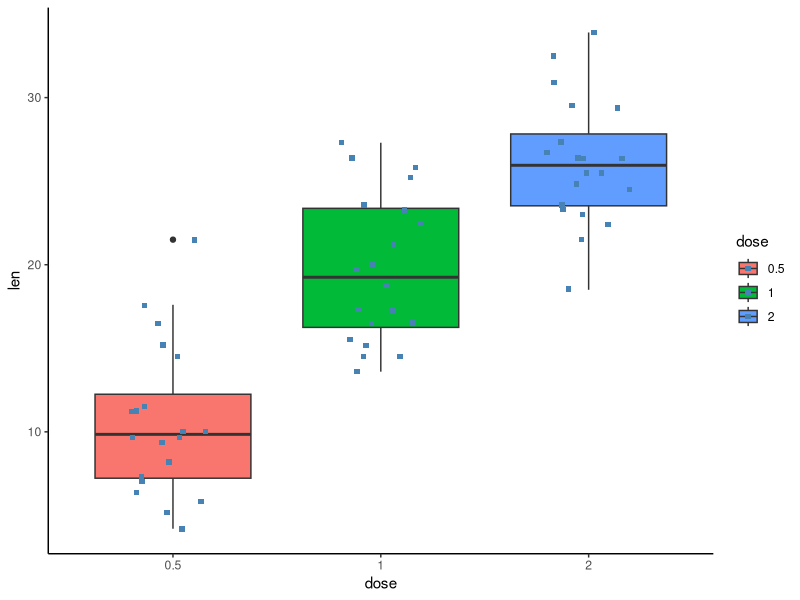
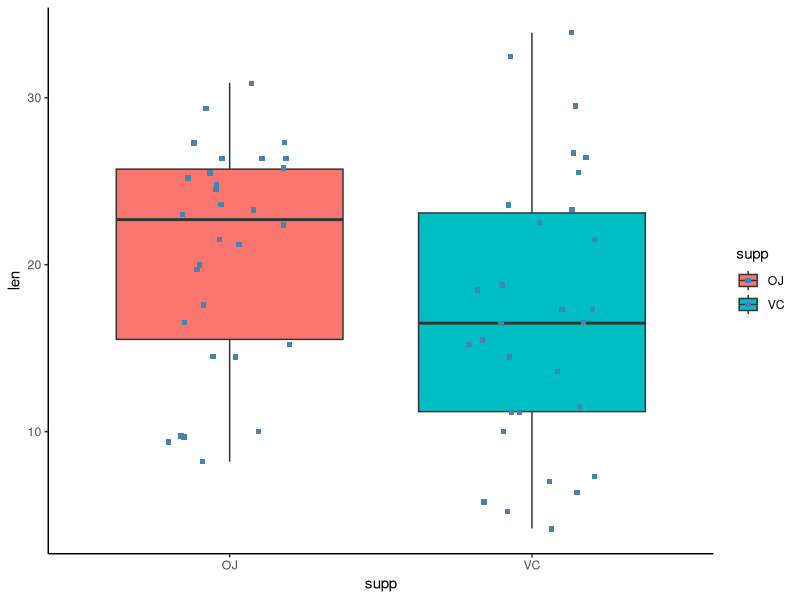
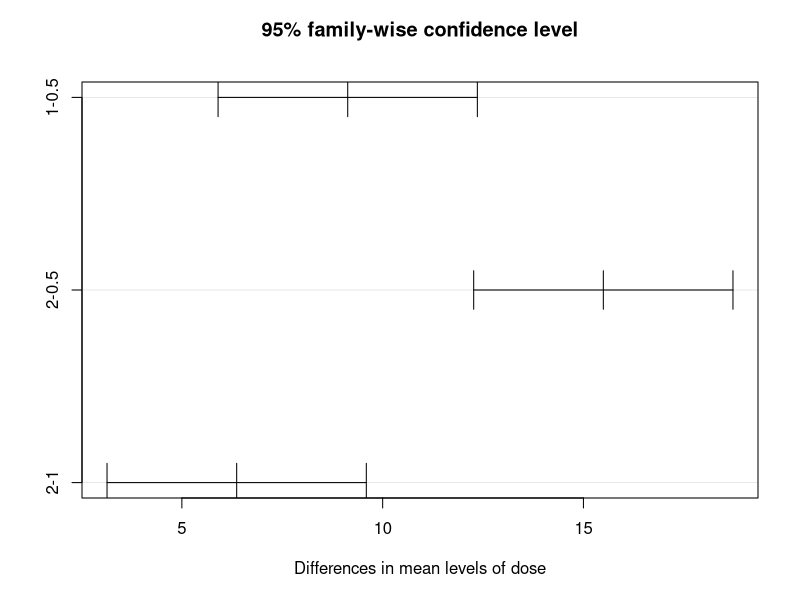
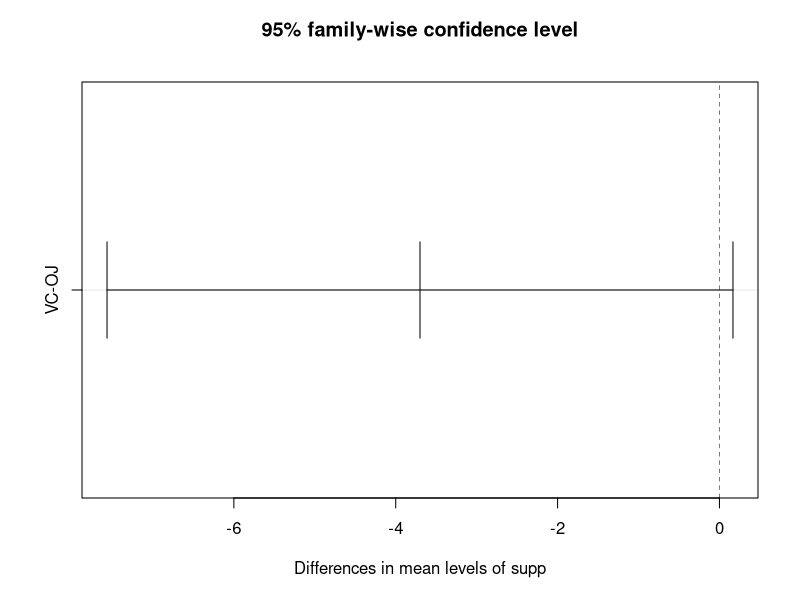

Write the R code that produced these figures, in order.
## ---- chunk 1
knitr::opts_chunk$set(echo = TRUE)
## ---- chunk 2
library('dplyr')
library('ggplot2')
library('stats')
data <- ToothGrowth
str(data)

## ---- chunk 3
#Transformation ,Encoding and  Cleaning
data$supp = as.factor(data$supp)
data$dose = as.factor(data$dose)
#data$len = 1/data$len
## ---- chunk 4
#Testing of Assumtions for ANOVA
#1  Normality
  # H 0 : Distribution is Normal   
shapiro.test(data$len) 
shapiro.test(data$len[data$supp == 'VC']) 
shapiro.test(data$len[data$supp == 'OJ']) 
  #p-value > 0.5 => Accept H 0
  #len on the whole is normal , datapoints on len with supplement VC is also  normal
  #but with the case of OJ it is not completely normal

#2 Variance is Constant
#H 0 Variance is same across the group
  bartlett.test(len~dose,data)
  #p-value > 0.5 Variance is Same
## ---- chunk 5
data %>% 
  group_by(dose) %>%
  summarise(
    count = n(),
    mean = mean(len),
    sd = sd(len)
  )

#There is definitely difference between the groups(for dose alone) 
data %>% 
  group_by(supp) %>%
  summarise(
    count = n(),
    mean = mean(len),
    sd = sd(len)
  )
#The difference of mean between the groups of Supplement isnt very significant but neverthless it is there
#There is good difference between the various groups of Dosages

#we shall realise it through other methos too
## ---- chunk 6
ggplot(data, aes(x = dose, y = len, fill = dose)) +
geom_boxplot() +
geom_jitter(shape = 15,
color = "steelblue",
position = position_jitter(0.21)) +
theme_classic()

ggplot(data, aes(x = supp, y = len, fill = supp)) +
geom_boxplot() +
geom_jitter(shape = 15,
color = "steelblue",
position = position_jitter(0.21)) +
theme_classic()

#It is very evident from the boxplots that there is good difference between the 3 means of 3 groups grouped by 3 different types of dosages  , next we shall try to prove this differnce using a statistical test with anova
## ---- chunk 7
#One way ANOVA
anova1 = aov(len ~ dose, data)
summary(anova1)

anova2 = aov(len ~ supp, data)
summary(anova2)
#The p-value of dose is indeed less than the treshold statistical significance 0.05,
#which means there is definitely statistical difference between the mean within the groups of 2 population
#Difference between the means of groups within the supplement is not very different , they can almost considered to be equal
## ---- chunk 8
test <- TukeyHSD(anova1)
test
plot(test)
#TukeyHSD compares the various group inside an Variable
#The plot plots the mean of various different groups

#Dosage has 3 different groups having significantly different means

#diff gives the difference between the mean of groups
#lwr and upr are the upper end points  of the confidence interval at 95%
#p-value adjusted is a better value of p-value with mutli-variate cases
## ---- chunk 9
test <- TukeyHSD(anova2)
test
plot(test)
#TukeyHSD compares the various group inside an Variable
#The plot plots the mean of various different groups

#Supplement has 2 different groups having not so significant different means

#diff gives the difference between the mean of groups
#lwr and upr are the upper end points  of the confidence interval at 95%
#p-value adjusted is a better value of p-value with mutli-variate cases
## ---- chunk 10
#Two way ANOVA
#It is only through 2-way ANOVA can we compare the 2 variables (Both must be Factor variables)
#We sahll compare the means of Supplements and Dosages
anova <- aov(len ~ supp + dose,data)
summary(anova)
#H 0 : The means is same for both the variables
  #p-value < 0.05 : We reject H0
  #There is significant statistical difference between both the means 
